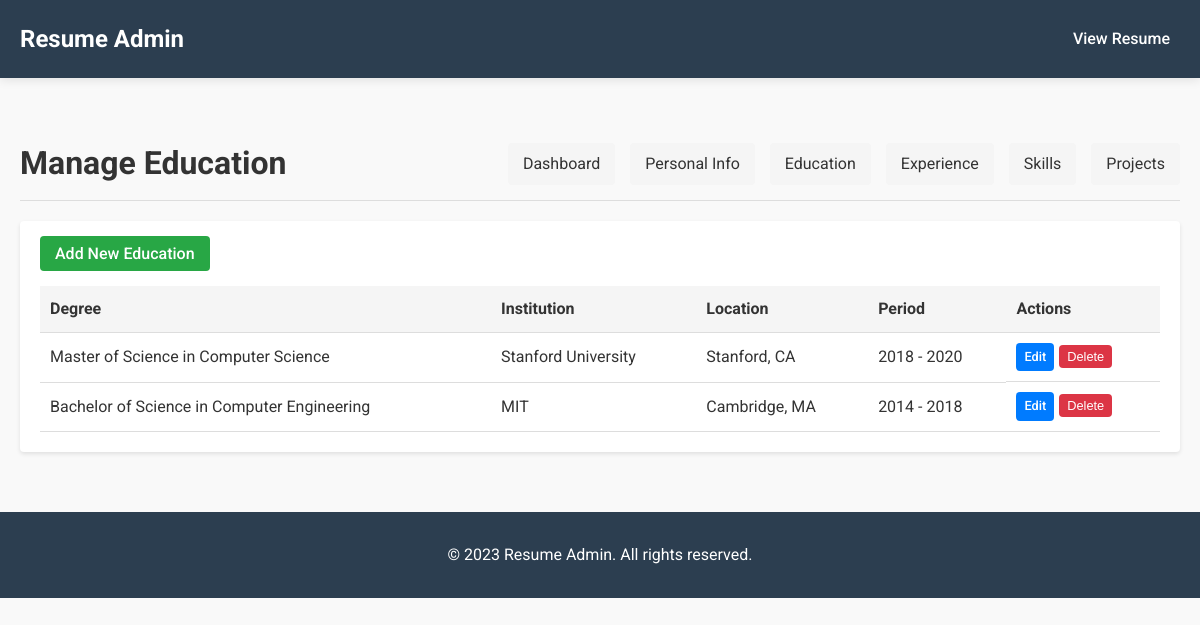
/admin/education, run on the app's committed database.
### models.py (models this page shows, shortened)
class Education(db.Model):
    id = db.Column(db.Integer, primary_key=True)
    degree = db.Column(db.String(100), nullable=False)
    institution = db.Column(db.String(100), nullable=False)
    location = db.Column(db.String(100), nullable=False)
    period = db.Column(db.String(50), nullable=False)

### app.py (the view)
@app.route('/admin/education')
def list_education():
    education_list = Education.query.all()
    return render_template('admin/list_education.html', education=education_list)

### templates/admin/list_education.html (shortened to what this page needs)
{% extends "admin/layout.html" %}
{% block header %}Manage Education{% endblock %}
{% block content %}
<div class="education-management">
    <div class="section-actions">
        <a href="{{ url_for('add_education') }}" class="btn btn-success">Add New Education</a>
    </div>
    {% if education %}
        <table class="admin-table">
            <thead>
                <tr>
                    <th>Degree</th>
                    <th>Institution</th>
                    <th>Location</th>
                    <th>Period</th>
                    <th>Actions</th>
                </tr>
            </thead>
            <tbody>
                {% for edu in education %}
                <tr>
                    <td>{{ edu.degree }}</td>
                    <td>{{ edu.institution }}</td>
                    <td>{{ edu.location }}</td>
                    <td>{{ edu.period }}</td>
                    <td class="actions">
                        <a href="{{ url_for('edit_education', id=edu.id) }}" class="btn btn-primary btn-sm">Edit</a>
                        <form method="POST" action="{{ url_for('delete_education', id=edu.id) }}" class="delete-form" onsubmit="return confirm('Are you sure you want to delete this education entry?');">
                            <button type="submit" class="btn btn-danger btn-sm">Delete</button>
                        </form>
                    </td>
                </tr>
                {% endfor %}
            </tbody>
        </table>
    {% else %}
        <div class="no-data">
            <p>No education entries found. Add your first education entry!</p>
        </div>
    {% endif %}
</div>
{% endblock %}

### static/css/style.css (style rules this page uses)
:root { --primary-color: #2c3e50; --secondary-color: #3498db; --accent-color: #e74c3c; --text-color: #333; --light-text: #777; --background-color: #f9f9f9; --card-background: #fff; --border-color: #eaeaea; --shadow: 0 2px 10px rgba(0, 0, 0, 0.1); }
* { margin: 0; padding: 0; box-sizing: border-box; }
body { font-family: 'Roboto', sans-serif; line-height: 1.6; color: var(--text-color); background-color: var(--background-color); }
a { text-decoration: none; color: var(--secondary-color); transition: color 0.3s ease; }

### templates/admin/layout.html (style rules this page uses)
.admin-table { width: 100%; border-collapse: collapse; }
.admin-table th, .admin-table td { padding: 10px; text-align: left; border-bottom: 1px solid #ddd; }
.admin-table th { background-color: #f5f5f5; }
.btn { padding: 8px 15px; border: none; border-radius: 4px; cursor: pointer; font-weight: 500; }
.btn-primary { background-color: #007bff; color: white; }
.btn-danger { background-color: #dc3545; color: white; }
.btn-success { background-color: #28a745; color: white; }

### templates/admin/list_education.html (style rules this page uses)
.section-actions { margin-bottom: 20px; }
.actions { display: flex; gap: 5px; }
.delete-form { display: inline; }
.btn-sm { padding: 4px 8px; font-size: 0.8em; }

### data on the page
Education: degree "Master of Science in Computer Science", institution "Stanford University", location "Stanford, CA", period "2018 - 2020"
Education: degree "Bachelor of Science in Computer Engineering", institution "MIT", location "Cambridge, MA", period "2014 - 2018"
